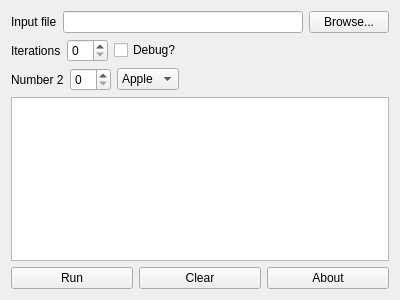
<?xml version="1.0" encoding="UTF-8"?>
<ui version="4.0">
 <class>Form</class>
 <widget class="QWidget" name="Form">
  <property name="geometry">
   <rect>
    <x>0</x>
    <y>0</y>
    <width>400</width>
    <height>300</height>
   </rect>
  </property>
  <property name="minimumSize">
   <size>
    <width>400</width>
    <height>300</height>
   </size>
  </property>
  <property name="windowTitle">
   <string>DoI &amp; CELIV Simulation</string>
  </property>
  <layout class="QVBoxLayout" name="verticalLayout">
   <item>
    <layout class="QHBoxLayout" name="horizontalLayout">
     <item>
      <widget class="QLabel" name="label">
       <property name="text">
        <string>Input file</string>
       </property>
      </widget>
     </item>
     <item>
      <widget class="QLineEdit" name="lineEdit"/>
     </item>
     <item>
      <widget class="QPushButton" name="pushButton_browse">
       <property name="text">
        <string>Browse...</string>
       </property>
      </widget>
     </item>
    </layout>
   </item>
   <item>
    <layout class="QHBoxLayout" name="horizontalLayout_2">
     <item>
      <widget class="QLabel" name="label_3">
       <property name="text">
        <string>Iterations</string>
       </property>
      </widget>
     </item>
     <item>
      <widget class="QSpinBox" name="spinBox1"/>
     </item>
     <item>
      <widget class="QCheckBox" name="checkBox">
       <property name="text">
        <string>Debug?</string>
       </property>
      </widget>
     </item>
     <item>
      <spacer name="horizontalSpacer">
       <property name="orientation">
        <enum>Qt::Horizontal</enum>
       </property>
       <property name="sizeHint" stdset="0">
        <size>
         <width>40</width>
         <height>20</height>
        </size>
       </property>
      </spacer>
     </item>
    </layout>
   </item>
   <item>
    <layout class="QHBoxLayout" name="horizontalLayout_3">
     <item>
      <widget class="QLabel" name="label_2">
       <property name="text">
        <string>Number 2</string>
       </property>
      </widget>
     </item>
     <item>
      <widget class="QSpinBox" name="spinBox2"/>
     </item>
     <item>
      <widget class="QComboBox" name="comboBox">
       <item>
        <property name="text">
         <string>Apple</string>
        </property>
       </item>
       <item>
        <property name="text">
         <string>Poo</string>
        </property>
       </item>
      </widget>
     </item>
     <item>
      <spacer name="horizontalSpacer_2">
       <property name="orientation">
        <enum>Qt::Horizontal</enum>
       </property>
       <property name="sizeHint" stdset="0">
        <size>
         <width>40</width>
         <height>20</height>
        </size>
       </property>
      </spacer>
     </item>
    </layout>
   </item>
   <item>
    <widget class="QTextEdit" name="textEdit"/>
   </item>
   <item>
    <layout class="QHBoxLayout" name="horizontalLayout_4">
     <item>
      <widget class="QPushButton" name="pushButton_run">
       <property name="text">
        <string>Run</string>
       </property>
      </widget>
     </item>
     <item>
      <widget class="QPushButton" name="pushButton_clear">
       <property name="text">
        <string>Clear</string>
       </property>
      </widget>
     </item>
     <item>
      <widget class="QPushButton" name="pushButton_about">
       <property name="text">
        <string>About</string>
       </property>
      </widget>
     </item>
    </layout>
   </item>
  </layout>
 </widget>
 <resources/>
 <connections/>
</ui>
